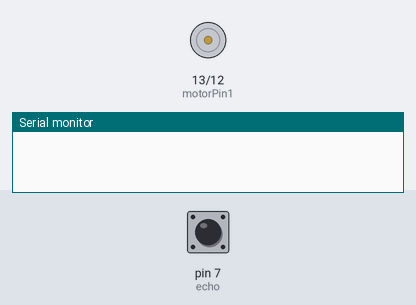
A sketch run on a simulated Arduino Uno, built with avr-gcc and run on an emulated ATmega328P. Parts: motor-driver pin pairs drawn as motors (green arrow = first pin HIGH = forward, orange = second pin HIGH = backward, longer = more drive, scaled by the enable pin), the last lines printed to the serial monitor. Inputs (shaded band) come from the test bench; at power-on: pin 7 (echo) LOW.

Above: at 1.2 s.
1.3 s: pin 7 (echo) pulsed HIGH 2 times (0.12 s each, 0.3 s apart)
At 3.3 s:
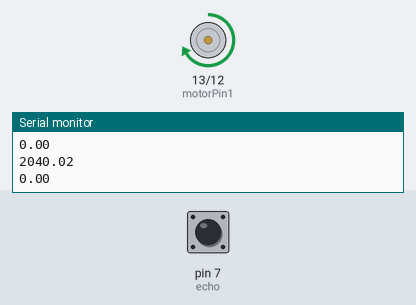
Timing chart, 0 to 4.8 s (numbered marks = the images above; inputs shaded):
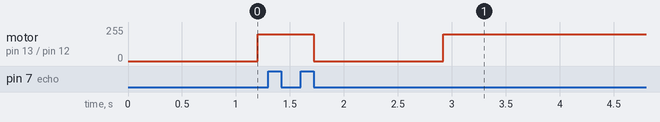

Measured:
- after the input at 1.3 s, motor on pin 13 (motorPin1) / pin 12 (motorPin2): forward 200/255 → stopped after 0.42 s, → forward 200/255 1.2 s later

The sketch:

ultrasonicMOTOR.ino
```cpp
#define motorPin1 13
#define motorPin2 12
#define motorPWM 11
#define trigger 6
#define echo 7
long time;
float distance;
void setup(){
  pinMode(trigger, OUTPUT);
  pinMode(echo, INPUT);
  pinMode(motorPin1, OUTPUT);
  pinMode(motorPin2, OUTPUT);
  pinMode(motorPWM, OUTPUT);
  Serial.begin(9600);
}
void loop(){
  digitalWrite(trigger, LOW);
  delay(100);

  digitalWrite(trigger, HIGH);
  delay(100);

  digitalWrite(trigger, LOW);

  time = pulseIn(echo, HIGH);
  distance = time * 0.034 / 2;
  Serial.println(distance);
  if (distance < 10){
    digitalWrite(motorPin1, HIGH);
    digitalWrite(motorPin2, LOW);
    analogWrite(motorPWM, 200);
  }else{
    analogWrite(motorPWM, 0);
  }
}
```
